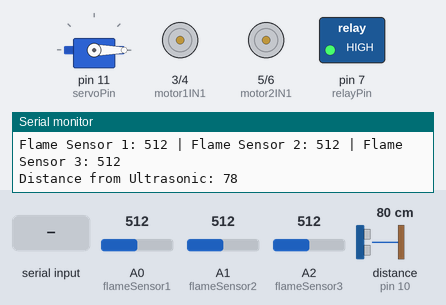
Bench run of a sketch on a simulated Arduino Uno, built with avr-gcc and run on an emulated ATmega328P. Parts: servo, motor-driver pin pairs drawn as motors (green arrow = first pin HIGH = forward, orange = second pin HIGH = backward, longer = more drive, scaled by the enable pin), switched loads named in the sketch (green lamp = pin HIGH), the last lines printed to the serial monitor. Wiring (inferred from the names in the program): ultrasonic range finder: trigger pin 9; echo pin 10. Inputs (shaded band) come from the test bench; at power-on: A1 (flameSensor2) = 512, A0 (flameSensor1) = 512, A2 (flameSensor3) = 512, distance to the obstacle (sensor on pin 10) 80 cm. The echo pulse lasts 58.3 µs per cm; pins used as bus, display or sensor lines are not drawn.

Above: at 2.2 s.
2.3 s: "A" received over the second serial link
At 3.6 s:
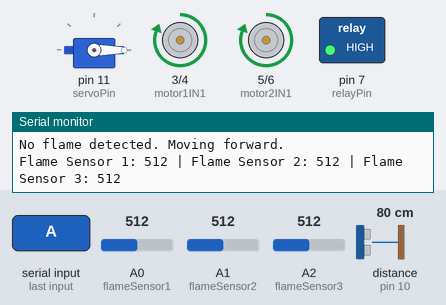
3.9 s: A1 (flameSensor2) set to 310
5.4 s: A1 (flameSensor2) set to 281
At 6.3 s:
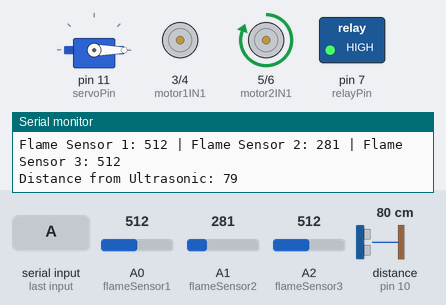
7.0 s: A0 (flameSensor1) set to 106
10.0 s: A0 (flameSensor1) set to 90
At 11.2 s:
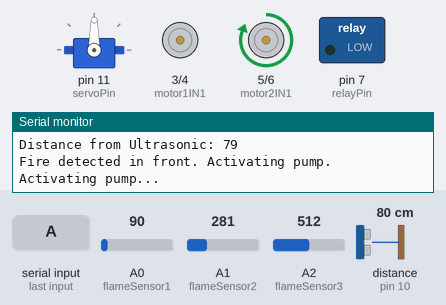
Timing chart, 0 to 16.6 s (numbered marks = the images above; inputs shaded):
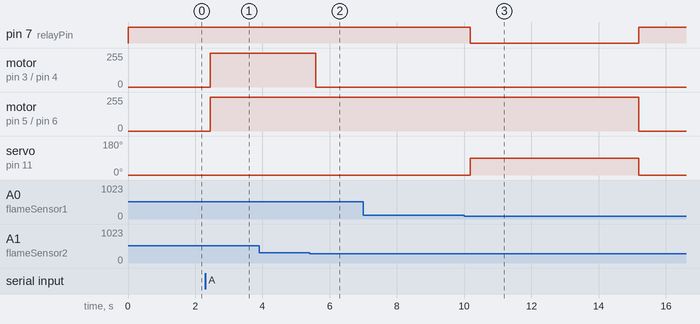

Measured:
- the behaviour switches between 300 and 299 on A1 (flameSensor2) (found by bisection; images 1 and 2)
- the behaviour switches between 100 and 99 on A0 (flameSensor1) (found by bisection; images 2 and 3)
- after the input at 2.3 s, motor on pin 3 (motor1IN1) / pin 4 (motor1IN2), motor on pin 5 (motor2IN1) / pin 6 (motor2IN2): stopped → forward 255/255 after 0.14 s
- after the input at 5.4 s, motor on pin 3 (motor1IN1) / pin 4 (motor1IN2): forward 255/255 → stopped after 0.18 s
- after the input at 10.0 s, pin 7 (relayPin): HIGH → LOW after 0.19 s, → HIGH 5.0 s later; motor on pin 5 (motor2IN1) / pin 6 (motor2IN2): forward 255/255 → stopped after 5.2 s; servo on pin 11 (servoPin): 0° → 90° after 0.19 s, → 0° 5.0 s later

The sketch:

Final_Code_Arduino_Uno.ino
```cpp
#include <Servo.h>
#include <SoftwareSerial.h>

// Pin definitions
const int flameSensor1 = A0; // Front sensor
const int flameSensor2 = A1; // Left sensor
const int flameSensor3 = A2; // Right sensor
const int ultrasonicTrigger = 9;
const int ultrasonicEcho = 10;
const int servoPin = 11;
const int motor1IN1 = 3;
const int motor1IN2 = 4;
const int motor2IN1 = 5;
const int motor2IN2 = 6;
const int relayPin = 7;
const int motor1Speed = 12; // Changed ENA to pin 12
const int motor2Speed = 13; // Changed ENB to pin 13

Servo waterPumpServo;
bool isPumping = false; // Flag to check if the pump is active
bool autoMode = false; // Flag to check if in auto mode

// Setup Bluetooth Serial communication
SoftwareSerial bluetooth(1, 0); // RX, TX (HC-05 RX to pin 2, TX to pin 3)

void setup() {
    Serial.begin(9600);
    bluetooth.begin(9600);

    pinMode(flameSensor1, INPUT);
    pinMode(flameSensor2, INPUT);
    pinMode(flameSensor3, INPUT);
    pinMode(ultrasonicTrigger, OUTPUT);
    pinMode(ultrasonicEcho, INPUT);
    pinMode(servoPin, OUTPUT);
    pinMode(motor1IN1, OUTPUT);
    pinMode(motor1IN2, OUTPUT);
    pinMode(motor2IN1, OUTPUT);
    pinMode(motor2IN2, OUTPUT);
    pinMode(relayPin, OUTPUT);
    pinMode(motor1Speed, OUTPUT);
    pinMode(motor2Speed, OUTPUT);

    digitalWrite(relayPin, HIGH);  // Ensure the pump is off at the start (inverted logic)
    waterPumpServo.attach(servoPin); // Attach servo to the pin
    waterPumpServo.write(0); // Initial position of the servo
    delay(1000); // Stabilization delay after power on
}

void loop() {
    // Read Bluetooth commands
    if (bluetooth.available()) {
        char command = bluetooth.read();
        handleBluetoothCommand(command);
    }

    int flameDetected1 = analogRead(flameSensor1);
    int flameDetected2 = analogRead(flameSensor2);
    int flameDetected3 = analogRead(flameSensor3);
    long distance = getUltrasonicDistance();

    // Print sensor values for debugging
    Serial.print("Flame Sensor 1: ");
    Serial.print(flameDetected1);
    Serial.print(" | Flame Sensor 2: ");
    Serial.print(flameDetected2);
    Serial.print(" | Flame Sensor 3: ");
    Serial.println(flameDetected3);
    Serial.print("Distance from Ultrasonic: ");
    Serial.println(distance);

    // Auto mode functionality
    if (autoMode) {
        if (flameDetected1 < 100) { // Fire detected in front
            Serial.println("Fire detected in front. Activating pump.");
            activatePump();
            stopMovement(); // Stop if fire is detected
        } else if (flameDetected2 < 300) { // Fire detected on left
            Serial.println("Fire detected on left. Turning left.");
            turnLeft();
        } else if (flameDetected3 < 300) { // Fire detected on right
            Serial.println("Fire detected on right. Turning right.");
            turnRight();
        } else {
            // Check distance from flame
            if (distance > 12) { // Keep moving forward only if not too close to flame
                Serial.println("No flame detected. Moving forward.");
                moveForward();
            } else {
                Serial.println("Close to flame. Stopping movement.");
                stopMovement();
            }
        }
    }

    delay(100); // Small delay for stability
}

// Function to get distance from ultrasonic sensor
long getUltrasonicDistance() {
    digitalWrite(ultrasonicTrigger, LOW);
    delayMicroseconds(2);
    digitalWrite(ultrasonicTrigger, HIGH);
    delayMicroseconds(10);
    digitalWrite(ultrasonicTrigger, LOW);
    return pulseIn(ultrasonicEcho, HIGH) * 0.034 / 2; // Distance in cm
}

// Function to handle Bluetooth commands
void handleBluetoothCommand(char command) {
    switch (command) {
        case 'F': // Forward
            autoMode = false; // Disable auto mode
            moveForward();
            break;
        case 'B': // Backward
            autoMode = false; // Disable auto mode
            moveBackward();
            break;
        case 'L': // Left
            autoMode = false; // Disable auto mode
            turnLeft();
            break;
        case 'R': // Right
            autoMode = false; // Disable auto mode
            turnRight();
            break;
        case 'M': // Servo on
            waterPumpServo.write(90); // Move servo to spray position
            break;
        case 'm': // Servo off
            waterPumpServo.write(0); // Move servo back to initial position
            break;
        case 'N': // Relay on
            digitalWrite(relayPin, LOW); // Turn on pump (inverted logic)
            break;
        case 'n': // Relay off
            digitalWrite(relayPin, HIGH); // Turn off pump (inverted logic)
            break;
        case 'Y': // Stop all movements
            stopMovement();
            autoMode = false; // Disable auto mode
            break;
        case 'A': // Emergency stop to enter auto mode
            autoMode = true; // Activate auto mode
            stopMovement(); // Stop all movement
            break;
    }
}

// Function to move forward
void moveForward() {
    analogWrite(motor1Speed, 255); // Full speed for Motor 1
    analogWrite(motor2Speed, 255); // Full speed for Motor 2
    digitalWrite(motor1IN1, HIGH);
    digitalWrite(motor1IN2, LOW);
    digitalWrite(motor2IN1, HIGH);
    digitalWrite(motor2IN2, LOW);
}

// Function to move backward
void moveBackward() {
    analogWrite(motor1Speed, 255); // Full speed for Motor 1
    analogWrite(motor2Speed, 255); // Full speed for Motor 2
    digitalWrite(motor1IN1, LOW);
    digitalWrite(motor1IN2, HIGH);
    digitalWrite(motor2IN1, LOW);
    digitalWrite(motor2IN2, HIGH);
}

// Function to turn right
void turnRight() {
    analogWrite(motor1Speed, 255); // Full speed for Motor 1
    analogWrite(motor2Speed, 0);    // Stop Motor 2
    digitalWrite(motor1IN1, HIGH);
    digitalWrite(motor1IN2, LOW);
    digitalWrite(motor2IN1, LOW);
    digitalWrite(motor2IN2, LOW); // Stop right motor
}

// Function to turn left
void turnLeft() {
    analogWrite(motor1Speed, 0);    // Stop Motor 1
    analogWrite(motor2Speed, 255); // Full speed for Motor 2
    digitalWrite(motor1IN1, LOW);
    digitalWrite(motor1IN2, LOW); // Stop left motor
    digitalWrite(motor2IN1, HIGH);
    digitalWrite(motor2IN2, LOW);
}

// Function to stop movement
void stopMovement() {
    analogWrite(motor1Speed, 0); // Stop Motor 1
    analogWrite(motor2Speed, 0); // Stop Motor 2
    digitalWrite(motor1IN1, LOW);
    digitalWrite(motor1IN2, LOW);
    digitalWrite(motor2IN1, LOW);
    digitalWrite(motor2IN2, LOW);
}

// Function to activate water pump
void activatePump() {
    if (!isPumping) { // Only activate pump if not already active
        Serial.println("Activating pump...");
        digitalWrite(relayPin, LOW); // Turn on pump (inverted logic)
        waterPumpServo.write(90); // Move servo to spray position
        delay(5000); // Run for 5 seconds
        digitalWrite(relayPin, HIGH); // Turn off pump (inverted logic)
        waterPumpServo.write(0); // Move servo back to initial position
        isPumping = true; // Set flag to indicate pump is active
        Serial.println("Pump deactivated.");
    }
}
```
